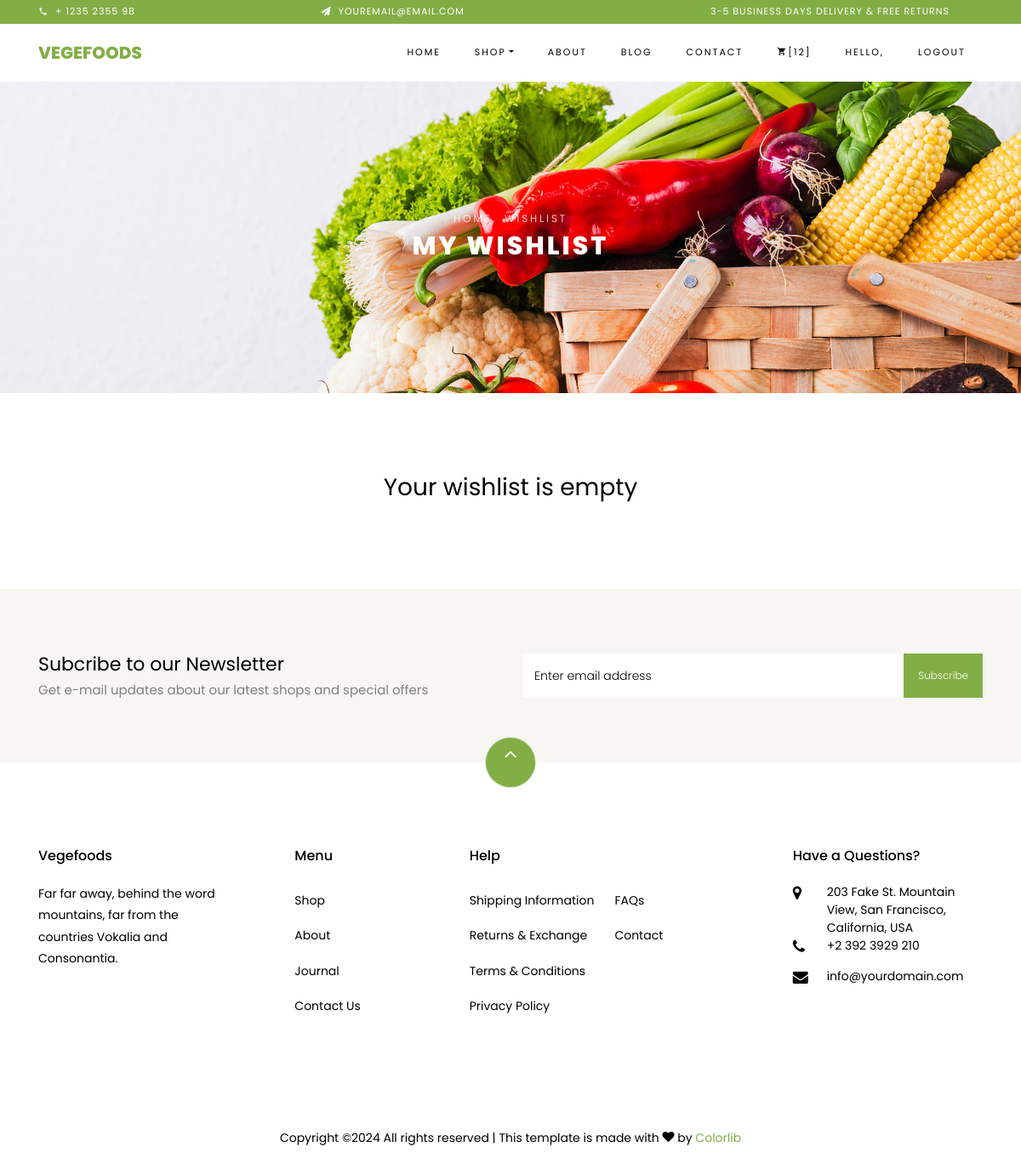
Page /cart/view_wishlist/ (signed in) on the earlier database version.
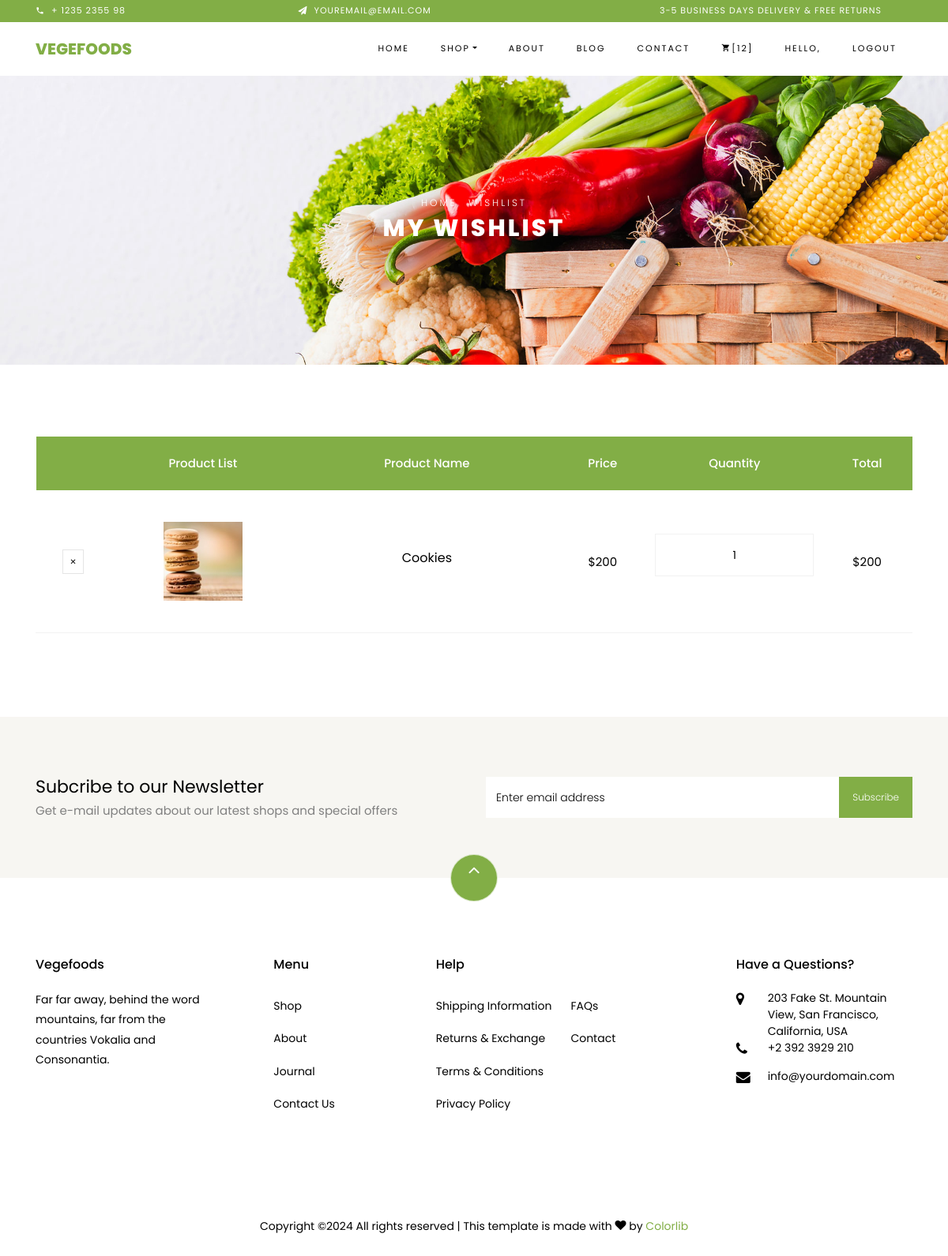
Same page on the later database version.
### cart/models.py (models this page shows)
class WishlistItem(models.Model):
    user = models.ForeignKey(User, on_delete=models.CASCADE)
    product = models.ForeignKey(Product, on_delete=models.CASCADE)  # Assuming you have a Product model
    added_at = models.DateTimeField(auto_now_add=True)
    def __str__(self):
        return f'Wishlist for {self.user.username} - Product: {self.product}'
    class Meta:
        ordering = ["user"]

### product/models.py (models this page shows, shortened)
class Product(models.Model):
    name = models.CharField(max_length=500, null=True, blank=True, verbose_name="name")
    description = models.TextField(null=True, blank=True, verbose_name="description")
    product_image = models.ImageField(upload_to='product_images', null=True, blank=True, verbose_name="product_image")
    out_of_stock = models.BooleanField(default=False, null=True, blank=True, verbose_name="out_of_stock")
    price = models.IntegerField(null=True, blank=True, verbose_name="price")
    discount_percentage = models.DecimalField(max_digits=5, decimal_places=2, null=True, blank=True, verbose_name="discount_percentage")
    product_category = models.ForeignKey(ProductCategory, on_delete=models.SET_NULL, null=True, blank=True,
                                         verbose_name="product_category")
    product_order = models.IntegerField(default=0, null=True, blank=True, verbose_name="product_order")
    add_to_home = models.BooleanField(default=False, null=True, blank=True, verbose_name="add_to_home")
    addtime = models.DateTimeField(auto_now_add=True, null=True, blank=True, verbose_name="addtime")
    active = models.BooleanField(default=True, null=True, blank=True, verbose_name="active")
    def __str__(self):
        return self.name
    class Meta:
        ordering = ["name"]

### cart/views.py (the view)
# urls.py: path('view_wishlist/', WishlistView.as_view(), name='view_wishlist'),
class WishlistView(View):
    def get(self, request):
        if request.user.is_authenticated:
            user_wishlist_items = WishlistItem.objects.filter(user=request.user)
            print("user_wishlist_items", user_wishlist_items)
            user_cart_items = Cart.objects.filter(user=request.user)
            cart_items_count = user_cart_items.count()  # Count the number of cart items
            return render(request, 'wishlist.html', {'user_wishlist_items_k': user_wishlist_items,
                                                     'cart_items_count_k': cart_items_count})
        else:
            return redirect('accounts:login')  # Redirect to the login page

### templates/wishlist.html (shortened to what the changed rows need)
<!DOCTYPE html>
{% load static %}
<html lang="en">
<head>
    <link rel="stylesheet" href="{% static 'css/open-iconic-bootstrap.min.css' %}">
    <link rel="stylesheet" href="{% static 'css/animate.css' %}">
    <link rel="stylesheet" href="{% static 'css/owl.carousel.min.css' %}">
    <link rel="stylesheet" href="{% static 'css/owl.theme.default.min.css' %}">
    <link rel="stylesheet" href="{% static 'css/magnific-popup.css' %}">
    <link rel="stylesheet" href="{% static 'css/aos.css' %}">
    <link rel="stylesheet" href="{% static 'css/ionicons.min.css' %}">
    <link rel="stylesheet" href="{% static 'css/bootstrap-datepicker.css' %}">
    <link rel="stylesheet" href="{% static 'css/jquery.timepicker.css' %}">
    <link rel="stylesheet" href="{% static 'css/flaticon.css' %}">
    <link rel="stylesheet" href="{% static 'css/icomoon.css' %}">
    <link rel="stylesheet" href="{% static 'css/style.css' %}">
    <link rel="stylesheet" href="https://cdnjs.cloudflare.com/ajax/libs/toastr.js/latest/toastr.min.css">
</head>
<body class="goto-here">
<div class="hero-wrap hero-bread" style="background-image: url({% static 'images/bg_1.jpg' %});">
    <div class="container">
        <div class="row no-gutters slider-text align-items-center justify-content-center">
            <div class="col-md-9 ftco-animate text-center">
                <h1 class="mb-0 bread">My Wishlist</h1>
            </div>
        </div>
    </div>
</div>
<section class="ftco-section ftco-cart">
    <div class="container">
        <div class="row">
            <div class="col-md-12 ftco-animate">
                <div class="cart-list">
                    {% if user_wishlist_items_k %}
                    <table class="table">
                        <thead class="thead-primary">
                        <tr class="text-center">
                            <th>&nbsp;</th>
                            <th>Product List</th>
                            <th>Product Name</th>
                            <th>Price</th>
                            <th>Quantity</th>
                            <th>Total</th>
                        </tr>
                        </thead>
                        <tbody>
                        {% for wishlist_items in user_wishlist_items_k %}
                        <tr class="text-center">
                            <td class="product-remove"><a href="{% url 'cart:delete_wishlist_item' wishlist_items.id%}"><span
                                    class="ion-ios-close"></span></a></td>
                            <td class="image-prod">
                                <div class="img"
                                     style="background-image:url('{{wishlist_items.product.product_image.url}}');"></div>
                            </td>
                            <td class="product-name">
                                <h3>{{wishlist_items.product.name}}</h3>
                            </td>
                            <td class="price">${{wishlist_items.product.price}}</td>
                            <td class="quantity">
                                <div class="input-group mb-3">
                                    <input type="text" name="quantity_wishlist"
                                           class="quantity form-control input-number"
                                           value="1" min="1" max="100" disabled>
                                </div>
                            </td>
                            <td class="total">${{wishlist_items.product.price}}</td>
                        </tr>
                        {% endfor %}
                        </tbody>
                    </table>
                    {% else %}
                    <h3 style="text-align: center;">Your wishlist is empty</h3>
                    {% endif %}
                </div>
            </div>
        </div>
    </div>
</section>
<section class="ftco-section ftco-no-pt ftco-no-pb py-5 bg-light">
    <div class="container py-4">
        <div class="row d-flex justify-content-center py-5">
            <div class="col-md-6">
                <h2 style="font-size: 22px;" class="mb-0">Subcribe to our Newsletter</h2>
            </div>
        </div>
    </div>
</section>
<footer class="ftco-footer ftco-section">
    <div class="container">
        <div class="row mb-5">
            <div class="col-md">
                <div class="ftco-footer-widget mb-4">
                    <h2 class="ftco-heading-2">Vegefoods</h2>
                </div>
            </div>
            <div class="col-md">
                <div class="ftco-footer-widget mb-4 ml-md-5">
                    <h2 class="ftco-heading-2">Menu</h2>
                </div>
            </div>
            <div class="col-md-4">
                <div class="ftco-footer-widget mb-4">
                    <h2 class="ftco-heading-2">Help</h2>
                </div>
            </div>
            <div class="col-md">
                <div class="ftco-footer-widget mb-4">
                    <h2 class="ftco-heading-2">Have a Questions?</h2>
                </div>
            </div>
        </div>
    </div>
</footer>
</body>
</html>

Differences in the rows shown:
added WishlistItem: product.product_image (picture), product.name "Cookies", product.price "200"
Other differences:
text no longer shown: "Your wishlist is empty"
text now shown: "Product List Product Name Price Quantity Total"
